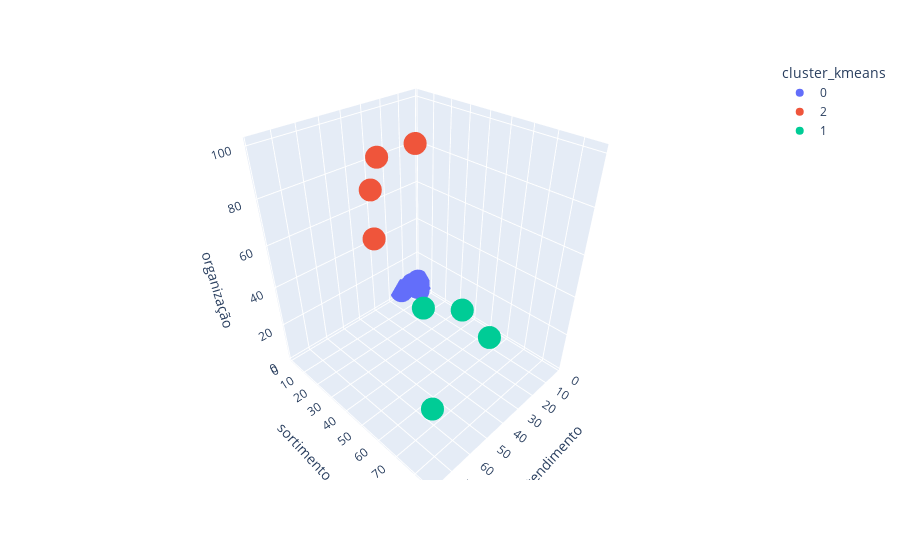

Notebook cell for this chart:
### Code cell
# Gráfico 3D dos clusters

fig = px.scatter_3d(varejista, 
                    x='atendimento', 
                    y='sortimento', 
                    z='organização',
                    color='cluster_kmeans')
fig.show()

### Figure 1 — Plotly figure (JSON) as saved in the notebook; plotly's stock layout.template omitted (floating-point values rounded to 4 significant figures)
{"data": [{"hovertemplate": "cluster_kmeans=0<br>atendimento=%{x}<br>sortimento=%{y}<br>organização=%{z}<extra></extra>", "legendgroup": "0", "marker": {"color": "#636efa", "symbol": "circle"}, "mode": "markers", "name": "0", "scene": "scene", "showlegend": true, "type": "scatter3d", "x": [6, 14, 8, 4, 6, 6, 4, 6, 2, 6], "y": [6, 2, 4, 4, 6, 4, 4, 6, 4, 2], "z": [4, 4, 6, 4, 6, 4, 6, 2, 4, 4]}, {"hovertemplate": "cluster_kmeans=2<br>atendimento=%{x}<br>sortimento=%{y}<br>organização=%{z}<extra></extra>", "legendgroup": "2", "marker": {"color": "#EF553B", "symbol": "circle"}, "mode": "markers", "name": "2", "scene": "scene", "showlegend": true, "type": "scatter3d", "x": [38, 54, 52, 76], "y": [38, 32, 34, 60], "z": [100, 86, 98, 88]}, {"hovertemplate": "cluster_kmeans=1<br>atendimento=%{x}<br>sortimento=%{y}<br>organização=%{z}<extra></extra>", "legendgroup": "1", "marker": {"color": "#00cc96", "symbol": "circle"}, "mode": "markers", "name": "1", "scene": "scene", "showlegend": true, "type": "scatter3d", "x": [40, 78, 54, 52], "y": [78, 86, 76, 56], "z": [38, 38, 58, 46]}], "layout": {"legend": {"title": {"text": "cluster_kmeans"}, "tracegroupgap": 0}, "margin": {"t": 60}, "scene": {"domain": {"x": [0, 1], "y": [0, 1]}, "xaxis": {"title": {"text": "atendimento"}}, "yaxis": {"title": {"text": "sortimento"}}, "zaxis": {"title": {"text": "organização"}}}}}
